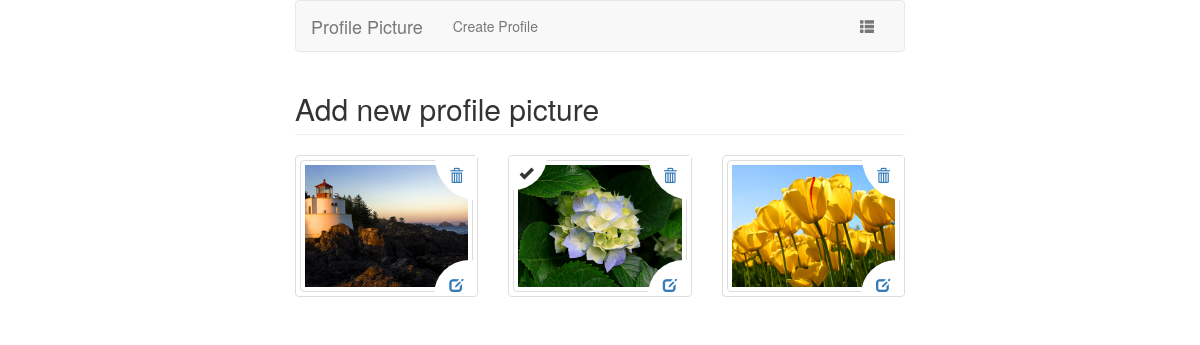
Page /__project_profile/listprofile.php on the committed database.
### tables this page shows
CREATE TABLE IF NOT EXISTS `profiles` (
  `id` int(11) NOT NULL AUTO_INCREMENT,
  `user_name` varchar(255) NOT NULL,
  `profile_photo` varchar(255) NOT NULL,
  `is_active` tinyint(1) DEFAULT NULL,
  `created_at` datetime NOT NULL,
  `updated_at` datetime NOT NULL,
  `deleted_at` datetime DEFAULT NULL,
  PRIMARY KEY (`id`)
);

### __project_profile/src/profile.php (called while the page is built, shortened)
<?php
Class profile{
	public $conn = '';
	public function __construct(){
		try{
			$this->conn = new PDO('mysql:host=localhost;dbname=bitm_112110','root','');
			$this->conn->setAttribute(PDO::ATTR_ERRMODE, PDO::ERRMODE_EXCEPTION);
		}
		catch(PDOException $e){
			echo 'ERROR:'. $e->getMessage();
		}
	}
	public function index(){
		try{
			$array = array();
			$sql = "SELECT * FROM profiles";
			$query = $this->conn->query($sql) or die("Failed");
			while ($row = $query->fetch(PDO::FETCH_ASSOC)) {
				$array[] = $row;
			}
			return $array;
		}
		catch(PDOEXception $e){
			echo 'ERROR:'. $e->getMessage();
		}
	}
}

### __project_profile/listprofile.php (the view)
<?php
include_once('header.php');
$values = $obj->index();
?>
<div class="page-header">
	<h2>Add new profile picture</h2>
</div>
<div class="row listprofile">
	<?php if (sizeof($values) != 0) {
		foreach ($values as $value) {
	?>
	<div class="col-sm-4">
		<a href="set_as.php?id=<?php echo $value['id']; ?>">
			<div class="thumbnail">
				<img src="images/<?php echo $value['profile_photo']; ?>" alt="" class="img-responsive img-thumbnail">
			</div>
		</a>
		<?php if($value['is_active'] == 1){ ?>
		<span class="set glyphicon glyphicon-ok">&nbsp;</span>
		<?php } ?>
		<a href="trash.php?id=<?php echo $value['id'];  ?>" class="del"><span class="glyphicon glyphicon-trash">&nbsp;</span></a>
		<a href="edit.php?id=<?php echo $value['id'];  ?>" class="edit"><span class="glyphicon glyphicon-edit">&nbsp;</span></a>
	</div>
	<?php
		}
	}else{
	?>
	<div class="container-fluid"><p>Here is no profile. Please create profile first.</p></div>
	<?php } ?>
</div>

### __project_profile/header.php (shortened to what this page needs)
<?php
$obj = new profile();
?>
<!DOCTYPE html>
<html lang="en">
<head>
<link rel="stylesheet" type="text/css" media="screen" href="css/bootstrap.min.css" />
<link rel="stylesheet" type="text/css" media="screen" href="css/bootstrap-datetimepicker.min.css" />
<link rel="stylesheet" type="text/css" media="screen" href="style.css" />
<link rel="stylesheet" type="text/css" media="screen" href="css/responsive.css" />
</head>
<body>
<div class="container">
	<nav class="navbar navbar-default">
		<div class="container-fluid">
			<div class="navbar-header">
				<a class="navbar-brand" href="index.php">Profile Picture</a>
			</div>
			<div class="collapse navbar-collapse" id="bs-example-navbar-collapse-1">
				<ul class="nav navbar-nav">
					<li><a href="create.php">Create Profile</a></li>
				</ul>
				<ul class="nav navbar-nav navbar-right">
					<li><a href="listprofile.php"><span class="glyphicon glyphicon-th-list"></span></a></li>
				</ul>
			</div>
		</div>
	</nav>

### __project_profile/style.css (style rules this page uses)
a { text-decoration:none; outline:none; }
ul { padding:0; margin:0; list-style:none; }
* { outline:none }
img,button,.text,.submit, .textarea { margin:0;outline:none;border:none;background:none }
header,nav,section,footer { display:block }
h1,h2,h3,h4,h5,h6 { padding:0; margin:0; }
img { border:none;outline:0 }
.container { max-width: 640px }
.listprofile .col-sm-4 a { display: block; }
.listprofile .col-sm-4 { position: relative; }
.listprofile .col-sm-4 span.set { padding: 10px 0px 10px 10px; background-color: #fff; border-radius: 5px 0 50px 0; position: absolute; left: 16px; top: 1px; }
.listprofile .col-sm-4 a.del { padding: 10px 0px 14px 14px; background-color: #fff; border-radius: 0 0 0 50px; position: absolute; right: 16px; top: 1px; }
.listprofile .col-sm-4 a.edit { padding: 15px 0px 0px 15px; background-color: #fff; border-radius: 50px 0 0 0; position: absolute; right: 16px; bottom: 22px; }

### rows in the picture
profiles: profile_photo (picture)
profiles: profile_photo (picture), is_active 1 (drawn)
profiles: profile_photo (picture)
